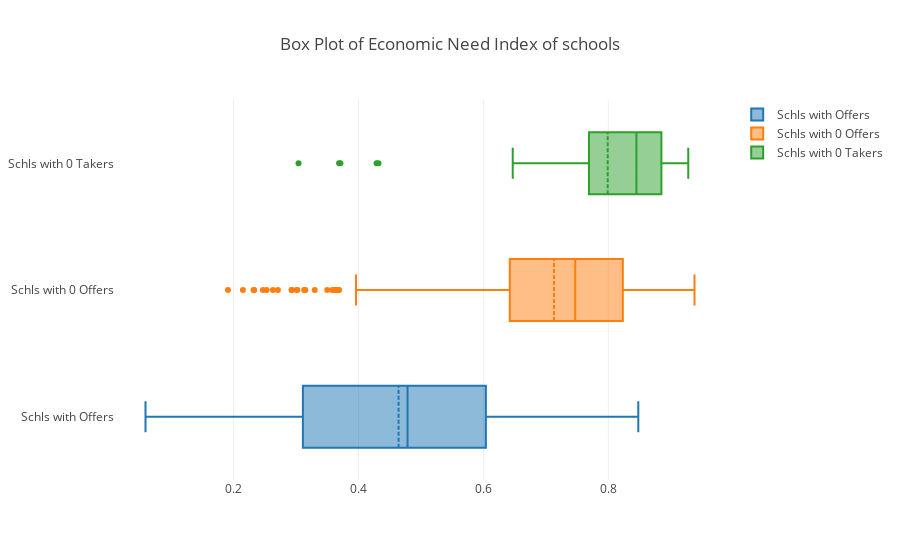

Source (notebook cell):
### Code cell
trace0 = go.Box(x=gd_schl["Economic Need Index"],name="Schls with Offers",boxmean=True)
trace1 = go.Box(x=ok_schl["Economic Need Index"],name="Schls with 0 Offers",boxmean=True)
trace2 = go.Box(x=wk_schl["Economic Need Index"],name="Schls with 0 Takers",boxmean=True)
data = [trace0, trace1, trace2]
layout = go.Layout(
    title = "Box Plot of Economic Need Index of schools",
    margin = go.Margin(l=115)
)
fig = go.Figure(data=data,layout=layout)
iplot(fig)

### Figure 1 — Plotly figure (JSON) as saved in the notebook; plotly's stock layout.template omitted (floating-point values rounded to 4 significant figures; data arrays with more than 128 entries replaced by an {"elided": "..."} marker saying what was removed)
{"data": [{"boxmean": true, "name": "Schls with Offers", "type": "box", "x": [0.559, 0.257, 0.597, 0.522, 0.104, 0.728, 0.837, 0.36, 0.131, 0.236, 0.114, 0.308, 0.059, 0.258, 0.358, 0.564, 0.221, 0.181, 0.304, null, 0.134, 0.477, 0.435, 0.507, 0.604, 0.489, 0.843, 0.418, 0.611, 0.716, 0.534, 0.764, 0.179, 0.678, 0.551, 0.248, 0.719, 0.381, 0.244, 0.71, null, 0.52, 0.848, 0.651, 0.523, 0.655, 0.706, 0.48, 0.558, 0.828, 0.792, 0.731, 0.385, 0.622, 0.209, 0.73, 0.445, 0.692, 0.636, 0.311, 0.631, 0.497, 0.463, 0.494, 0.643, 0.348, 0.573, 0.535, 0.436, 0.615, 0.18, 0.336, 0.415, 0.443, 0.63, 0.34, 0.457, 0.562, 0.538, 0.255, 0.354, 0.209, 0.258, 0.274, 0.271, 0.399, 0.239, 0.541, 0.593, 0.602, 0.403, 0.408, 0.372, 0.628, 0.41, 0.496, 0.435, 0.421, 0.707, 0.513, 0.682, 0.554, 0.601, 0.563, 0.259, 0.276, 0.239, 0.254, 0.557, 0.225, 0.334, 0.604, 0.317, 0.366, 0.207, 0.484, 0.354, 0.485, 0.436, 0.794]}, {"boxmean": true, "name": "Schls with 0 Offers", "type": "box", "x": {"elided": "416 float values"}}, {"boxmean": true, "name": "Schls with 0 Takers", "type": "box", "x": [0.917, 0.429, 0.812, 0.85, 0.883, 0.661, 0.899, 0.902, 0.85, 0.835, 0.852, 0.84, 0.878, 0.867, 0.89, 0.906, 0.903, 0.823, 0.876, 0.9, 0.888, 0.885, 0.731, 0.865, 0.891, 0.843, 0.856, 0.859, 0.825, 0.827, 0.885, 0.875, 0.783, 0.912, 0.9, 0.815, 0.884, 0.904, 0.925, 0.825, 0.304, 0.371, 0.839, 0.755, 0.847, 0.795, 0.714, 0.432, 0.674, 0.75, 0.812, 0.741, 0.822, 0.369, 0.749, 0.859, 0.832, 0.748, 0.647, 0.928]}], "layout": {"margin": {"l": 115}, "title": "Box Plot of Economic Need Index of schools"}}
